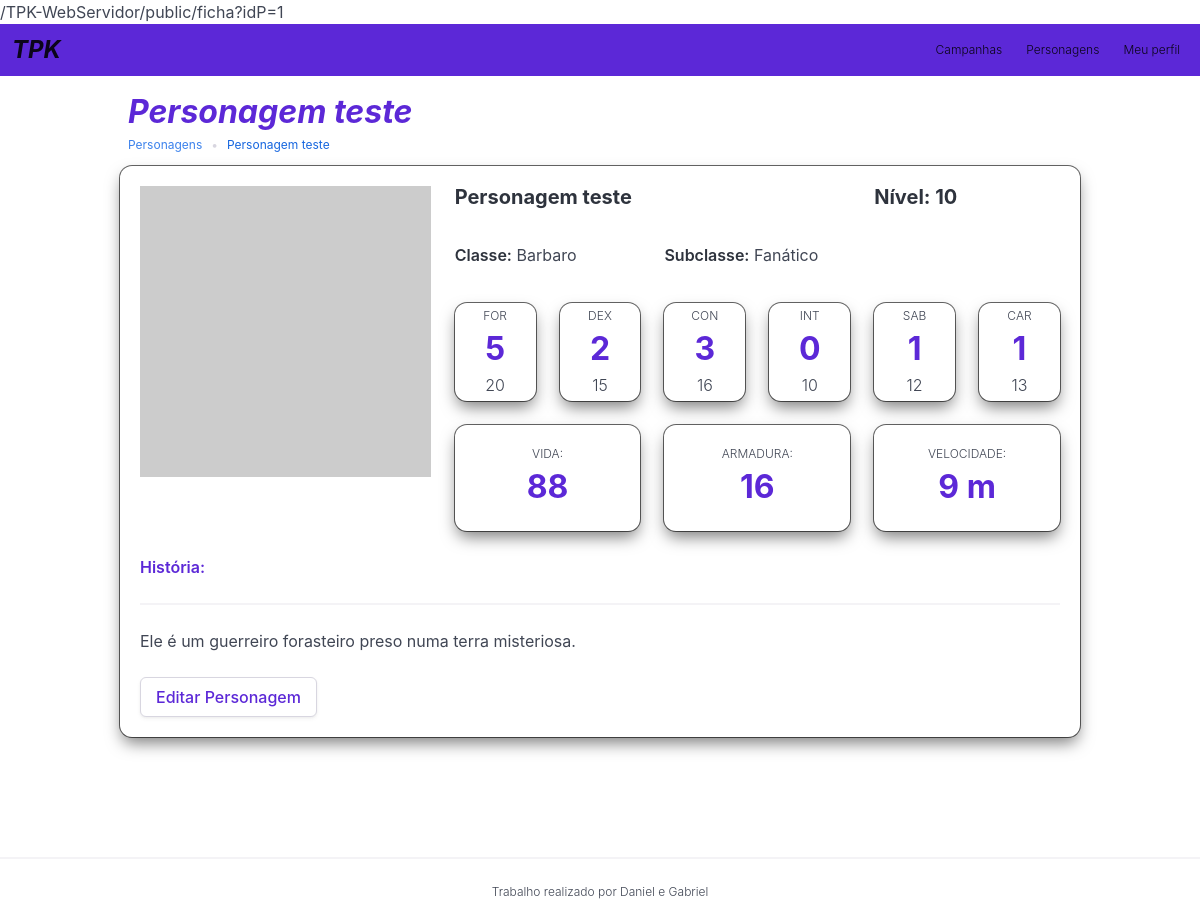
/public/ficha?idP=1 (signed in), run on the app's committed database.
### tables this page shows
CREATE TABLE `personagem` (
  `id` int(11) NOT NULL,
  `nome` varchar(100) DEFAULT NULL,
  `classe` varchar(100) DEFAULT NULL,
  `subclasse` varchar(100) DEFAULT NULL,
  `historia` varchar(100) DEFAULT NULL,
  `level` int(11) DEFAULT NULL,
  `forca` int(11) DEFAULT NULL,
  `destreza` int(11) DEFAULT NULL,
  `constituicao` int(11) DEFAULT NULL,
  `inteligencia` int(11) DEFAULT NULL,
  `sabedoria` int(11) DEFAULT NULL,
  `carisma` int(11) DEFAULT NULL,
  `vida` int(11) DEFAULT NULL,
  `armadura` int(11) DEFAULT NULL,
  `velocidade` varchar(20) DEFAULT NULL,
  `usuario_id` int(11) DEFAULT NULL,
  `campanha_id` int(11) DEFAULT NULL
);

### src/Controllers/controllerFichaPersonagem.php (called while the page is built, shortened)
<?php
$usuario = $_SESSION['infoUser'];
$idP = $_GET['idP'] ?? null;
try {
    $bd = Conexao::get();
    $query = $bd->prepare("
        SELECT *
        FROM personagem
        WHERE id = :id
        AND usuario_id = :usuario_id
    ");
    $query->bindValue(':id', $idP);
    $query->bindValue(':usuario_id', $usuario['id']);
    $query->execute();
    $personagemSelecionado = $query->fetch(PDO::FETCH_ASSOC);
} catch (PDOException $e) {
    die("Erro no banco: " . $e->getMessage());
}
include __DIR__ . "/../../resources/Templates/header.php";
include __DIR__ . "/../../resources/Views/viewFichaPersonagem.php";
include __DIR__ . "/../../resources/Templates/footer.php";

### src/Models/modelPersonagem.php (called while the page is built, shortened)
<?php
    class Personagem{
        public static function statCalculator($stat){
            if($stat>=10){
                $stat-=10;
                $stat=floor($stat/2);
                return $stat;
            }
            elseif($stat<10 && $stat>0){
                $stat-=10;
                $stat=ceil($stat/2);
                return $stat;
            }
            else{
                return -5;
            }
        }
    }

### resources/Views/viewFichaPersonagem.php (the view)
<section class="container">
    <div class="container">
        <div class="is-primary">
            <h1 class="is-size-3 is-italic has-text-weight-bold has-text-primary mt-3 mx-2">
                <?= $personagemSelecionado['nome'] ?>
            </h1>
            <div class="mb-3 mx-2">
                <nav class="breadcrumb has-bullet-separator">
                    <ul>
                        <li class="is-size-7">
                            <a href="<?= BASE_URL ?>/personagens">
                                Personagens
                            </a>
                        </li>
                        <li class="is-active is-size-7 has-text-primary">
                            <a href="#">
                                <?= $personagemSelecionado['nome'] ?>
                            </a>
                        </li>
                    </ul>
                </nav>
            </div>
        </div>
        <div class="box">
            <div class="container">
                <div class="columns">
                    <div class="column is-4">
                        <figure class="image is-1by1">
                            <img src="https://placehold.co/300x300">
                        </figure>
                    </div>
                    <div class="column is-8">
                        <div class="content">
                            <div class="columns is-multiline">
                                <div class="column is-8">
                                    <h1 class="is-size-5 has-text-weight-bold">
                                        <?= $personagemSelecionado['nome'] ?>
                                    </h1>
                                </div>
                                <div class="column is-4">
                                    <h1 class="is-size-5 has-text-weight-bold">
                                        Nível: <?= $personagemSelecionado['level'] ?>
                                    </h1>
                                </div>
                                <div class="column is-4">
                                    <p>
                                        <strong>Classe:</strong>
                                        <?= $personagemSelecionado['classe'] ?>
                                    </p>
                                </div>
                                <div class="column is-4">
                                    <p>
                                        <strong>Subclasse:</strong>
                                        <?= $personagemSelecionado['subclasse'] ?>
                                    </p>
                                </div>
                            </div>
                        </div>
                        <div class="columns is-multiline">
                            <?php
                            $atributos = [
                                'FOR' => 'forca',
                                'DEX' => 'destreza',
                                'CON' => 'constituicao',
                                'INT' => 'inteligencia',
                                'SAB' => 'sabedoria',
                                'CAR' => 'carisma'
                            ];
                            foreach ($atributos as $sigla => $key):
                                $mod = Personagem::statCalculator(
                                    (int)$personagemSelecionado[$key]
                                );
                            ?>
                                <div class="column is-2">
                                    <div class="box has-text-centered py-1">
                                        <h1 class="is-size-7 has-text-weight-light">
                                            <?= $sigla ?>
                                        </h1>
                                        <h2 class="is-size-3 has-text-primary has-text-weight-bold">
                                            <?= $mod ?>
                                        </h2>
                                        <h2 class="is-size-6 has-text-weight-light">
                                            <?= $personagemSelecionado[$key] ?>
                                        </h2>
                                    </div>
                                </div>
                            <?php endforeach; ?>
                        </div>
                        <div class="columns">
                            <div class="column">
                                <div class="box has-text-centered">
                                    <h2 class="is-size-7 has-text-weight-light">
                                        VIDA:
                                    </h2>
                                    <h1 class="is-size-3 has-text-primary has-text-weight-bold">
                                        <?= $personagemSelecionado['vida'] ?>
                                    </h1>
                                </div>
                            </div>
                            <div class="column">
                                <div class="box has-text-centered">
                                    <h2 class="is-size-7 has-text-weight-light">
                                        ARMADURA:
                                    </h2>
                                    <h1 class="is-size-3 has-text-primary has-text-weight-bold">
                                        <?= $personagemSelecionado['armadura'] ?>
                                    </h1>
                                </div>
                            </div>
                            <div class="column">
                                <div class="box has-text-centered">
                                    <h2 class="is-size-7 has-text-weight-light">
                                        VELOCIDADE:
                                    </h2>
                                    <h1 class="is-size-3 has-text-primary has-text-weight-bold">
                                        <?= $personagemSelecionado['velocidade'] ?>
                                    </h1>
                                </div>
                            </div>
                        </div>
                    </div>
                </div>
                <label class="label has-text-primary">
                    História:
                </label>
                <hr>
                <div class="content">
                    <p>
                        <?= $personagemSelecionado['historia'] ?>
                    </p>
                </div>
                <a
                    class="button has-text-primary"
                    href="<?= BASE_URL ?>/editarPersonagem?idP=<?= $personagemSelecionado['id'] ?>"
                >
                    Editar Personagem
                </a>
            </div>
        </div>
    </div>
</section>

### public/CSS/style.css (style rules this page uses)
body { height: 100%; min-height: 100vh; }
.box { --bulma-box-shadow: 0 .5em 1em -0.125em hsla(0deg,0%,0%,0.5),0 0px 0 1px hsla(0deg,0%,0%,.6); }

### data on the page
personagem: nome "Personagem teste", level "10", classe "Barbaro", subclasse "Fanático", forca "5", forca "20", destreza "2", destreza "15", constituicao "3", constituicao "16", inteligencia "0", inteligencia "10", sabedoria "1", sabedoria "12", carisma "1", carisma "13", vida "88", armadura "16", velocidade "9 m", historia "Ele é um guerreiro forasteiro preso numa terra misteriosa."

### other printed values
$sigla "FOR"
$sigla "DEX"
$sigla "CON"
$sigla "INT"
$sigla "SAB"
$sigla "CAR"
